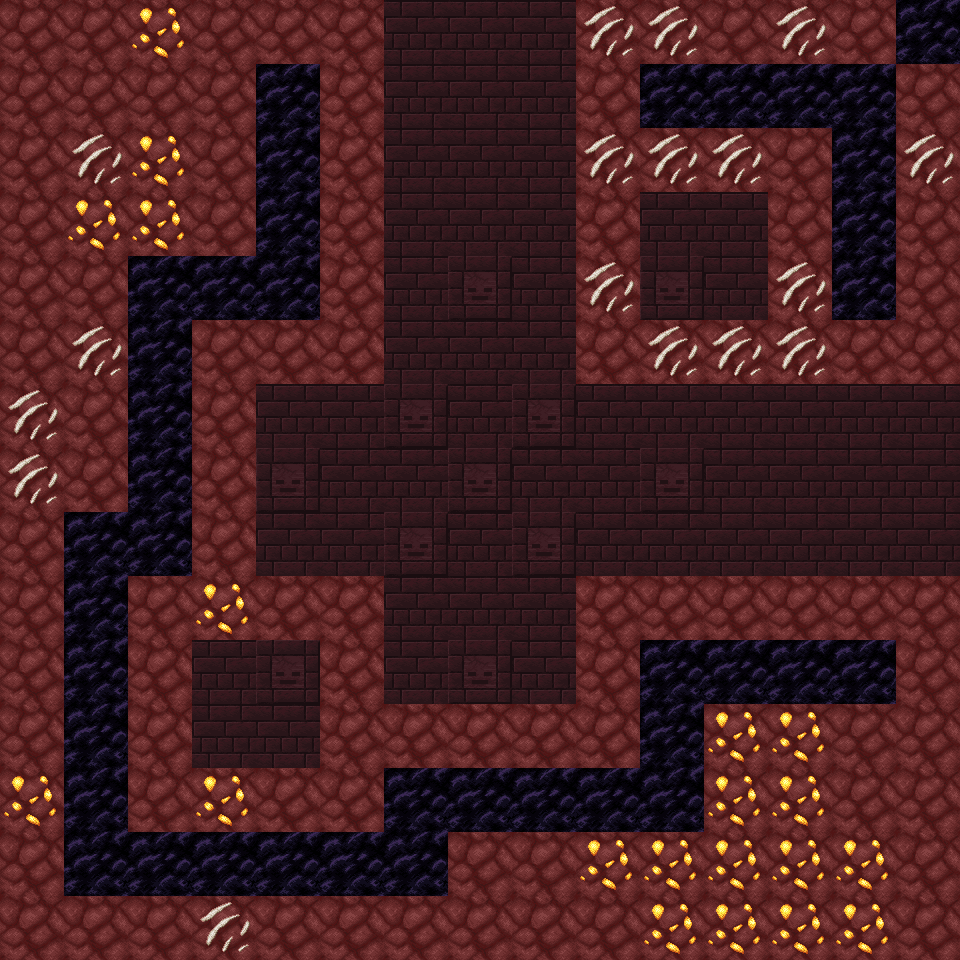

This is a level from a 2D game, rendered from its Tiled map with the project's own tilesets. A one-line summary and the complete map file follow:
An orthogonal 15x15 tile map with 64x64 px tiles, 4 tile layers (background, bottom, top, GROUND).

<map version="1.9" tiledversion="1.9.2" orientation="orthogonal" renderorder="right-down" width="15" height="15" tilewidth="64" tileheight="64" infinite="0" nextlayerid="5" nextobjectid="1">
 <tileset firstgid="1" source="Tiles.tsx" />
 <layer id="1" name="background" width="15" height="15">
  <data encoding="csv">
26,26,24,26,26,26,23,23,23,25,25,26,25,26,26,
26,26,26,26,26,26,23,23,23,26,26,26,26,25,26,
26,25,24,26,26,26,23,23,23,25,25,25,26,25,25,
26,24,24,26,26,26,23,23,23,26,23,23,26,26,26,
26,26,26,26,26,26,23,42,23,25,42,23,25,25,26,
26,25,26,26,26,26,23,23,23,26,25,25,25,26,26,
25,26,26,26,23,23,42,23,42,23,23,23,23,23,23,
25,26,26,26,42,23,23,42,23,23,42,23,23,23,23,
26,26,26,26,23,23,42,23,42,23,23,23,23,23,23,
26,26,26,24,26,26,23,23,23,26,26,26,26,26,26,
26,26,26,23,42,26,23,42,23,26,26,26,26,26,26,
26,26,26,23,23,26,26,26,26,26,26,24,24,26,26,
24,26,26,24,26,26,26,26,26,26,26,24,24,26,26,
26,26,26,26,26,26,26,26,26,24,24,24,24,24,26,
26,26,26,25,26,26,26,26,26,26,24,24,24,24,26
</data>
 </layer>
 <layer id="2" name="bottom" width="15" height="15">
  <data encoding="csv">
0,0,0,0,0,0,0,0,0,0,0,0,0,0,0,
0,0,0,0,0,0,0,0,0,0,0,0,0,0,0,
0,0,0,0,0,0,0,0,0,0,0,0,0,0,0,
0,0,0,0,0,0,0,0,0,0,0,0,0,0,0,
0,0,0,0,0,0,0,0,0,0,0,0,0,0,0,
0,0,0,0,0,0,0,0,0,0,0,0,0,0,0,
0,0,0,0,0,0,0,0,0,0,0,0,0,0,0,
0,0,0,0,0,0,0,0,0,0,0,0,0,0,0,
0,0,0,0,0,0,0,0,0,0,0,0,0,0,0,
0,0,0,0,0,0,0,0,0,0,0,0,0,0,0,
0,0,0,0,0,0,0,0,0,0,0,0,0,0,0,
0,0,0,0,0,0,0,0,0,0,0,0,0,0,0,
0,0,0,0,0,0,0,0,0,0,0,0,0,0,0,
0,0,0,0,0,0,0,0,0,0,0,0,0,0,0,
0,0,0,0,0,0,0,0,0,0,0,0,0,0,0
</data>
 </layer>
 <layer id="3" name="top" width="15" height="15">
  <data encoding="csv">
0,0,0,0,0,0,0,0,0,0,0,0,0,0,0,
0,0,0,0,0,0,0,0,0,0,0,0,0,0,0,
0,0,0,0,0,0,0,0,0,0,0,0,0,0,0,
0,0,0,0,0,0,0,0,0,0,0,0,0,0,0,
0,0,0,0,0,0,0,0,0,0,0,0,0,0,0,
0,0,0,0,0,0,0,0,0,0,0,0,0,0,0,
0,0,0,0,0,0,0,0,0,0,0,0,0,0,0,
0,0,0,0,0,0,0,0,0,0,0,0,0,0,0,
0,0,0,0,0,0,0,0,0,0,0,0,0,0,0,
0,0,0,0,0,0,0,0,0,0,0,0,0,0,0,
0,0,0,0,0,0,0,0,0,0,0,0,0,0,0,
0,0,0,0,0,0,0,0,0,0,0,0,0,0,0,
0,0,0,0,0,0,0,0,0,0,0,0,0,0,0,
0,0,0,0,0,0,0,0,0,0,0,0,0,0,0,
0,0,0,0,0,0,0,0,0,0,0,0,0,0,0
</data>
 </layer>
 <layer id="4" name="GROUND" width="15" height="15">
  <data encoding="csv">
0,0,0,0,0,0,0,0,0,0,0,0,0,0,21,
0,0,0,0,21,0,0,0,0,0,21,21,21,21,0,
0,0,0,0,21,0,0,0,0,0,0,0,0,21,0,
0,0,0,0,21,0,0,0,0,0,0,0,0,21,0,
0,0,21,21,21,0,0,0,0,0,0,0,0,21,0,
0,0,21,0,0,0,0,0,0,0,0,0,0,0,0,
0,0,21,0,0,0,0,0,0,0,0,0,0,0,0,
0,0,21,0,0,0,0,0,0,0,0,0,0,0,0,
0,21,21,0,0,0,0,0,0,0,0,0,0,0,0,
0,21,0,0,0,0,0,0,0,0,0,0,0,0,0,
0,21,0,0,0,0,0,0,0,0,21,21,21,21,0,
0,21,0,0,0,0,0,0,0,0,21,0,0,0,0,
0,21,0,0,0,0,21,21,21,21,21,0,0,0,0,
0,21,21,21,21,21,21,0,0,0,0,0,0,0,0,
0,0,0,0,0,0,0,0,0,0,0,0,0,0,0
</data>
 </layer>
</map>
